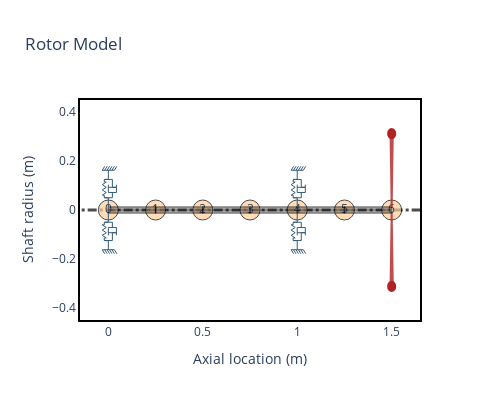

The notebook cell this image was saved under:
### Markdown cell above
## Rotor Model

### Code cell
rotor = rs.Rotor(shaft_elements, disk_elements, bearing_pairs[4])
print("ROTOR DATA:\nRotor total mass = ", np.round(rotor.m, 2))
print("Rotor center of gravity =", np.round(rotor.CG, 2))
rotor.plot_rotor(width=500, height=400)

### Figure 1 — Plotly figure (JSON) as saved in the notebook; plotly's stock layout.template omitted (floating-point values rounded to 4 significant figures)
{"data": [{"hoverinfo": "none", "line": {"color": "black", "dash": "dashdot", "width": 3}, "mode": "lines", "opacity": 0.7, "showlegend": false, "type": "scatter", "x": [-0.3, 1.8], "y": [0, 0]}, {"hoverinfo": "none", "marker": {"color": "#ffcc99", "line": {"color": "black", "width": 1}, "opacity": 0.7, "size": 20}, "mode": "markers+text", "showlegend": false, "text": ["0", "1", "2", "3", "4", "5", "6"], "type": "scatter", "x": [0, 0.25, 0.5, 0.75, 1, 1.25, 1.5], "y": [0, 0, 0, 0, 0, 0, 0]}, {"customdata": [[0, 0.025, 0, 0.025, 0, 0.25, "steel"], [0, 0.025, 0, 0.025, 0, 0.25, "steel"], [0, 0.025, 0, 0.025, 0, 0.25, "steel"], [0, 0.025, 0, 0.025, 0, 0.25, "steel"], [0, 0.025, 0, 0.025, 0, 0.25, "steel"], [0, 0.025, 0, 0.025, 0, 0.25, "steel"], [0, 0.025, 0, 0.025, 0, 0.25, "steel"], [0, 0.025, 0, 0.025, 0, 0.25, "steel"], [0, 0.025, 0, 0.025, 0, 0.25, "steel"], [0, 0.025, 0, 0.025, 0, 0.25, "steel"]], "fill": "toself", "fillcolor": "#525252", "hoverinfo": "text", "hoverlabel": {"bgcolor": "#525252"}, "hoveron": "points+fills", "hovertemplate": "Element Number: 0<br>Left Outer Diameter: 0.025 m<br>Left Inner Diameter: 0.0 m<br>Right Outer Diameter: 0.025 m<br>Right Inner Diameter: 0.0 m<br>Element Length: 0.25 m<br>Material: steel<br>", "legendgroup": "Shaft", "line": {"color": "black", "width": 1.5}, "mode": "lines", "name": "ShaftElement 0", "opacity": 0.5, "showlegend": false, "text": "Element Number: 0<br>Left Outer Diameter: 0.025 m<br>Left Inner Diameter: 0.0 m<br>Right Outer Diameter: 0.025 m<br>Right Inner Diameter: 0.0 m<br>Element Length: 0.25 m<br>Material: steel<br>", "type": "scatter", "x": [0, 0, 0.25, 0.25, 0, 0, 0, 0.25, 0.25, 0], "y": [0, 0.0125, 0.0125, 0, 0, 0, -0.0125, -0.0125, 0, 0]}, {"customdata": [[1, 0.025, 0, 0.025, 0, 0.25, "steel"], [1, 0.025, 0, 0.025, 0, 0.25, "steel"], [1, 0.025, 0, 0.025, 0, 0.25, "steel"], [1, 0.025, 0, 0.025, 0, 0.25, "steel"], [1, 0.025, 0, 0.025, 0, 0.25, "steel"], [1, 0.025, 0, 0.025, 0, 0.25, "steel"], [1, 0.025, 0, 0.025, 0, 0.25, "steel"], [1, 0.025, 0, 0.025, 0, 0.25, "steel"], [1, 0.025, 0, 0.025, 0, 0.25, "steel"], [1, 0.025, 0, 0.025, 0, 0.25, "steel"]], "fill": "toself", "fillcolor": "#525252", "hoverinfo": "text", "hoverlabel": {"bgcolor": "#525252"}, "hoveron": "points+fills", "hovertemplate": "Element Number: 1<br>Left Outer Diameter: 0.025 m<br>Left Inner Diameter: 0.0 m<br>Right Outer Diameter: 0.025 m<br>Right Inner Diameter: 0.0 m<br>Element Length: 0.25 m<br>Material: steel<br>", "legendgroup": "Shaft", "line": {"color": "black", "width": 1.5}, "mode": "lines", "name": "ShaftElement 1", "opacity": 0.5, "showlegend": false, "text": "Element Number: 1<br>Left Outer Diameter: 0.025 m<br>Left Inner Diameter: 0.0 m<br>Right Outer Diameter: 0.025 m<br>Right Inner Diameter: 0.0 m<br>Element Length: 0.25 m<br>Material: steel<br>", "type": "scatter", "x": [0.25, 0.25, 0.5, 0.5, 0.25, 0.25, 0.25, 0.5, 0.5, 0.25], "y": [0, 0.0125, 0.0125, 0, 0, 0, -0.0125, -0.0125, 0, 0]}, {"customdata": [[2, 0.025, 0, 0.025, 0, 0.25, "steel"], [2, 0.025, 0, 0.025, 0, 0.25, "steel"], [2, 0.025, 0, 0.025, 0, 0.25, "steel"], [2, 0.025, 0, 0.025, 0, 0.25, "steel"], [2, 0.025, 0, 0.025, 0, 0.25, "steel"], [2, 0.025, 0, 0.025, 0, 0.25, "steel"], [2, 0.025, 0, 0.025, 0, 0.25, "steel"], [2, 0.025, 0, 0.025, 0, 0.25, "steel"], [2, 0.025, 0, 0.025, 0, 0.25, "steel"], [2, 0.025, 0, 0.025, 0, 0.25, "steel"]], "fill": "toself", "fillcolor": "#525252", "hoverinfo": "text", "hoverlabel": {"bgcolor": "#525252"}, "hoveron": "points+fills", "hovertemplate": "Element Number: 2<br>Left Outer Diameter: 0.025 m<br>Left Inner Diameter: 0.0 m<br>Right Outer Diameter: 0.025 m<br>Right Inner Diameter: 0.0 m<br>Element Length: 0.25 m<br>Material: steel<br>", "legendgroup": "Shaft", "line": {"color": "black", "width": 1.5}, "mode": "lines", "name": "ShaftElement 2", "opacity": 0.5, "showlegend": false, "text": "Element Number: 2<br>Left Outer Diameter: 0.025 m<br>Left Inner Diameter: 0.0 m<br>Right Outer Diameter: 0.025 m<br>Right Inner Diameter: 0.0 m<br>Element Length: 0.25 m<br>Material: steel<br>", "type": "scatter", "x": [0.5, 0.5, 0.75, 0.75, 0.5, 0.5, 0.5, 0.75, 0.75, 0.5], "y": [0, 0.0125, 0.0125, 0, 0, 0, -0.0125, -0.0125, 0, 0]}, {"customdata": [[3, 0.025, 0, 0.025, 0, 0.25, "steel"], [3, 0.025, 0, 0.025, 0, 0.25, "steel"], [3, 0.025, 0, 0.025, 0, 0.25, "steel"], [3, 0.025, 0, 0.025, 0, 0.25, "steel"], [3, 0.025, 0, 0.025, 0, 0.25, "steel"], [3, 0.025, 0, 0.025, 0, 0.25, "steel"], [3, 0.025, 0, 0.025, 0, 0.25, "steel"], [3, 0.025, 0, 0.025, 0, 0.25, "steel"], [3, 0.025, 0, 0.025, 0, 0.25, "steel"], [3, 0.025, 0, 0.025, 0, 0.25, "steel"]], "fill": "toself", "fillcolor": "#525252", "hoverinfo": "text", "hoverlabel": {"bgcolor": "#525252"}, "hoveron": "points+fills", "hovertemplate": "Element Number: 3<br>Left Outer Diameter: 0.025 m<br>Left Inner Diameter: 0.0 m<br>Right Outer Diameter: 0.025 m<br>Right Inner Diameter: 0.0 m<br>Element Length: 0.25 m<br>Material: steel<br>", "legendgroup": "Shaft", "line": {"color": "black", "width": 1.5}, "mode": "lines", "name": "ShaftElement 3", "opacity": 0.5, "showlegend": false, "text": "Element Number: 3<br>Left Outer Diameter: 0.025 m<br>Left Inner Diameter: 0.0 m<br>Right Outer Diameter: 0.025 m<br>Right Inner Diameter: 0.0 m<br>Element Length: 0.25 m<br>Material: steel<br>", "type": "scatter", "x": [0.75, 0.75, 1, 1, 0.75, 0.75, 0.75, 1, 1, 0.75], "y": [0, 0.0125, 0.0125, 0, 0, 0, -0.0125, -0.0125, 0, 0]}, {"customdata": [[4, 0.025, 0, 0.025, 0, 0.25, "steel"], [4, 0.025, 0, 0.025, 0, 0.25, "steel"], [4, 0.025, 0, 0.025, 0, 0.25, "steel"], [4, 0.025, 0, 0.025, 0, 0.25, "steel"], [4, 0.025, 0, 0.025, 0, 0.25, "steel"], [4, 0.025, 0, 0.025, 0, 0.25, "steel"], [4, 0.025, 0, 0.025, 0, 0.25, "steel"], [4, 0.025, 0, 0.025, 0, 0.25, "steel"], [4, 0.025, 0, 0.025, 0, 0.25, "steel"], [4, 0.025, 0, 0.025, 0, 0.25, "steel"]], "fill": "toself", "fillcolor": "#525252", "hoverinfo": "text", "hoverlabel": {"bgcolor": "#525252"}, "hoveron": "points+fills", "hovertemplate": "Element Number: 4<br>Left Outer Diameter: 0.025 m<br>Left Inner Diameter: 0.0 m<br>Right Outer Diameter: 0.025 m<br>Right Inner Diameter: 0.0 m<br>Element Length: 0.25 m<br>Material: steel<br>", "legendgroup": "Shaft", "line": {"color": "black", "width": 1.5}, "mode": "lines", "name": "ShaftElement 4", "opacity": 0.5, "showlegend": false, "text": "Element Number: 4<br>Left Outer Diameter: 0.025 m<br>Left Inner Diameter: 0.0 m<br>Right Outer Diameter: 0.025 m<br>Right Inner Diameter: 0.0 m<br>Element Length: 0.25 m<br>Material: steel<br>", "type": "scatter", "x": [1, 1, 1.25, 1.25, 1, 1, 1, 1.25, 1.25, 1], "y": [0, 0.0125, 0.0125, 0, 0, 0, -0.0125, -0.0125, 0, 0]}, {"customdata": [[5, 0.025, 0, 0.025, 0, 0.25, "steel"], [5, 0.025, 0, 0.025, 0, 0.25, "steel"], [5, 0.025, 0, 0.025, 0, 0.25, "steel"], [5, 0.025, 0, 0.025, 0, 0.25, "steel"], [5, 0.025, 0, 0.025, 0, 0.25, "steel"], [5, 0.025, 0, 0.025, 0, 0.25, "steel"], [5, 0.025, 0, 0.025, 0, 0.25, "steel"], [5, 0.025, 0, 0.025, 0, 0.25, "steel"], [5, 0.025, 0, 0.025, 0, 0.25, "steel"], [5, 0.025, 0, 0.025, 0, 0.25, "steel"]], "fill": "toself", "fillcolor": "#525252", "hoverinfo": "text", "hoverlabel": {"bgcolor": "#525252"}, "hoveron": "points+fills", "hovertemplate": "Element Number: 5<br>Left Outer Diameter: 0.025 m<br>Left Inner Diameter: 0.0 m<br>Right Outer Diameter: 0.025 m<br>Right Inner Diameter: 0.0 m<br>Element Length: 0.25 m<br>Material: steel<br>", "legendgroup": "Shaft", "line": {"color": "black", "width": 1.5}, "mode": "lines", "name": "ShaftElement 5", "opacity": 0.5, "showlegend": false, "text": "Element Number: 5<br>Left Outer Diameter: 0.025 m<br>Left Inner Diameter: 0.0 m<br>Right Outer Diameter: 0.025 m<br>Right Inner Diameter: 0.0 m<br>Element Length: 0.25 m<br>Material: steel<br>", "type": "scatter", "x": [1.25, 1.25, 1.5, 1.5, 1.25, 1.25, 1.25, 1.5, 1.5, 1.25], "y": [0, 0.0125, 0.0125, 0, 0, 0, -0.0125, -0.0125, 0, 0]}, {"customdata": [[6, 0.12, 0.062, 15.3], [6, 0.12, 0.062, 15.3], [6, 0.12, 0.062, 15.3], [6, 0.12, 0.062, 15.3], [6, 0.12, 0.062, 15.3], [6, 0.12, 0.062, 15.3], [6, 0.12, 0.062, 15.3], [6, 0.12, 0.062, 15.3], [6, 0.12, 0.062, 15.3]], "fill": "toself", "fillcolor": "Firebrick", "hoverinfo": "text", "hoverlabel": {"bgcolor": "Firebrick"}, "hoveron": "points+fills", "hovertemplate": "Disk Node: 6<br>Polar Inertia: 1.200e-01<br>Diametral Inertia: 6.200e-02<br>Disk mass: 15.300<br>", "legendgroup": "disks", "line": {"color": "Firebrick", "width": 2}, "mode": "lines", "name": "Disk 0", "opacity": 0.8, "showlegend": false, "text": "Disk Node: 6<br>Polar Inertia: 1.200e-01<br>Diametral Inertia: 6.200e-02<br>Disk mass: 15.300<br>", "type": "scatter", "x": [1.5, 1.506, 1.494, 1.5, null, 1.5, 1.506, 1.494, 1.5], "y": [0.0125, 0.3125, 0.3125, 0.0125, null, -0.0125, -0.3125, -0.3125, -0.0125]}, {"hoverinfo": "none", "legendgroup": "bearings", "line": {"color": "#355d7a", "width": 1}, "mode": "lines", "name": "Bearing 0", "showlegend": false, "type": "scatter", "x": [0, 0, -0.02143, 0.02143], "y": [0.0125, 0.05, 0.05, 0.05]}, {"hoverinfo": "none", "legendgroup": "bearings", "line": {"color": "#355d7a", "width": 1}, "mode": "lines", "name": "Bearing 0", "showlegend": false, "type": "scatter", "x": [0, 0, -0.02143, 0.02143], "y": [-0.0125, -0.05, -0.05, -0.05]}, {"hoverinfo": "none", "legendgroup": "bearings", "line": {"color": "#355d7a", "width": 1}, "mode": "lines", "name": "Bearing 0", "showlegend": false, "type": "scatter", "x": [0, 0, -0.02143, 0.02143], "y": [0.1625, 0.125, 0.125, 0.125]}, {"hoverinfo": "none", "legendgroup": "bearings", "line": {"color": "#355d7a", "width": 1}, "mode": "lines", "name": "Bearing 0", "showlegend": false, "type": "scatter", "x": [0, 0, -0.02143, 0.02143], "y": [-0.1625, -0.125, -0.125, -0.125]}, {"hoverinfo": "none", "legendgroup": "bearings", "line": {"color": "#355d7a", "width": 1}, "mode": "lines", "name": "Bearing 0", "showlegend": false, "type": "scatter", "x": [-0.03214, 0.03214], "y": [0.1625, 0.1625]}, {"hoverinfo": "none", "legendgroup": "bearings", "line": {"color": "#355d7a", "width": 1}, "mode": "lines", "name": "Bearing 0", "showlegend": false, "type": "scatter", "x": [-0.03214, 0.03214], "y": [-0.1625, -0.1625]}, {"hoverinfo": "none", "legendgroup": "bearings", "line": {"color": "#355d7a", "width": 1}, "mode": "lines", "name": "Bearing 0", "showlegend": false, "type": "scatter", "x": [-0.03214, -0.01929], "y": [0.1625, 0.1788]}, {"hoverinfo": "none", "legendgroup": "bearings", "line": {"color": "#355d7a", "width": 1}, "mode": "lines", "name": "Bearing 0", "showlegend": false, "type": "scatter", "x": [-0.03214, -0.01929], "y": [-0.1625, -0.1788]}, {"hoverinfo": "none", "legendgroup": "bearings", "line": {"color": "#355d7a", "width": 1}, "mode": "lines", "name": "Bearing 0", "showlegend": false, "type": "scatter", "x": [-0.01929, -0.006429], "y": [0.1625, 0.1788]}, {"hoverinfo": "none", "legendgroup": "bearings", "line": {"color": "#355d7a", "width": 1}, "mode": "lines", "name": "Bearing 0", "showlegend": false, "type": "scatter", "x": [-0.01929, -0.006429], "y": [-0.1625, -0.1788]}, {"hoverinfo": "none", "legendgroup": "bearings", "line": {"color": "#355d7a", "width": 1}, "mode": "lines", "name": "Bearing 0", "showlegend": false, "type": "scatter", "x": [-0.006429, 0.006429], "y": [0.1625, 0.1788]}, {"hoverinfo": "none", "legendgroup": "bearings", "line": {"color": "#355d7a", "width": 1}, "mode": "lines", "name": "Bearing 0", "showlegend": false, "type": "scatter", "x": [-0.006429, 0.006429], "y": [-0.1625, -0.1788]}, {"hoverinfo": "none", "legendgroup": "bearings", "line": {"color": "#355d7a", "width": 1}, "mode": "lines", "name": "Bearing 0", "showlegend": false, "type": "scatter", "x": [0.006429, 0.01929], "y": [0.1625, 0.1788]}, {"hoverinfo": "none", "legendgroup": "bearings", "line": {"color": "#355d7a", "width": 1}, "mode": "lines", "name": "Bearing 0", "showlegend": false, "type": "scatter", "x": [0.006429, 0.01929], "y": [-0.1625, -0.1788]}, {"hoverinfo": "none", "legendgroup": "bearings", "line": {"color": "#355d7a", "width": 1}, "mode": "lines", "name": "Bearing 0", "showlegend": false, "type": "scatter", "x": [0.01929, 0.03214], "y": [0.1625, 0.1788]}, {"hoverinfo": "none", "legendgroup": "bearings", "line": {"color": "#355d7a", "width": 1}, "mode": "lines", "name": "Bearing 0", "showlegend": false, "type": "scatter", "x": [0.01929, 0.03214], "y": [-0.1625, -0.1788]}, {"hoverinfo": "none", "legendgroup": "bearings", "line": {"color": "#355d7a", "width": 1}, "mode": "lines", "name": "Bearing 0", "showlegend": false, "type": "scatter", "x": [0.03214, 0.045], "y": [0.1625, 0.1788]}, {"hoverinfo": "none", "legendgroup": "bearings", "line": {"color": "#355d7a", "width": 1}, "mode": "lines", "name": "Bearing 0", "showlegend": false, "type": "scatter", "x": [0.03214, 0.045], "y": [-0.1625, -0.1788]}, {"hoverinfo": "none", "legendgroup": "bearings", "line": {"color": "#355d7a", "width": 1}, "mode": "lines", "name": "Bearing 0", "showlegend": false, "type": "scatter", "x": [-0.02143, -0.02143, -0.03214, -0.01071, -0.03214, -0.01071, -0.03214, -0.01071, -0.02143, -0.02143], "y": [0.05, 0.06071, 0.06071, 0.07143, 0.08214, 0.09286, 0.1036, 0.1143, 0.1143, 0.125]}, {"hoverinfo": "none", "legendgroup": "bearings", "line": {"color": "#355d7a", "width": 1}, "mode": "lines", "name": "Bearing 0", "showlegend": false, "type": "scatter", "x": [-0.02143, -0.02143, -0.03214, -0.01071, -0.03214, -0.01071, -0.03214, -0.01071, -0.02143, -0.02143], "y": [-0.05, -0.06071, -0.06071, -0.07143, -0.08214, -0.09286, -0.1036, -0.1143, -0.1143, -0.125]}, {"hoverinfo": "none", "legendgroup": "bearings", "line": {"color": "#355d7a", "width": 1}, "mode": "lines", "name": "Bearing 0", "showlegend": false, "type": "scatter", "x": [0.02143, 0.02143], "y": [0.05, 0.07143]}, {"hoverinfo": "none", "legendgroup": "bearings", "line": {"color": "#355d7a", "width": 1}, "mode": "lines", "name": "Bearing 0", "showlegend": false, "type": "scatter", "x": [0.02143, 0.02143], "y": [-0.05, -0.07143]}, {"hoverinfo": "none", "legendgroup": "bearings", "line": {"color": "#355d7a", "width": 1}, "mode": "lines", "name": "Bearing 0", "showlegend": false, "type": "scatter", "x": [0, 0, 0.04286, 0.04286], "y": [0.1036, 0.07143, 0.07143, 0.1036]}, {"hoverinfo": "none", "legendgroup": "bearings", "line": {"color": "#355d7a", "width": 1}, "mode": "lines", "name": "Bearing 0", "showlegend": false, "type": "scatter", "x": [0, 0, 0.04286, 0.04286], "y": [-0.1036, -0.07143, -0.07143, -0.1036]}, {"hoverinfo": "none", "legendgroup": "bearings", "line": {"color": "#355d7a", "width": 1}, "mode": "lines", "name": "Bearing 0", "showlegend": false, "type": "scatter", "x": [0, 0.04286, 0.02143, 0.02143], "y": [0.09286, 0.09286, 0.09286, 0.125]}, {"hoverinfo": "none", "legendgroup": "bearings", "line": {"color": "#355d7a", "width": 1}, "mode": "lines", "name": "Bearing 0", "showlegend": false, "type": "scatter", "x": [0, 0.04286, 0.02143, 0.02143], "y": [-0.09286, -0.09286, -0.09286, -0.125]}, {"hoverinfo": "none", "legendgroup": "bearings", "line": {"color": "#355d7a", "width": 1}, "mode": "lines", "name": "Bearing 1", "showlegend": false, "type": "scatter", "x": [1, 1, 0.9786, 1.021], "y": [0.0125, 0.05, 0.05, 0.05]}, {"hoverinfo": "none", "legendgroup": "bearings", "line": {"color": "#355d7a", "width": 1}, "mode": "lines", "name": "Bearing 1", "showlegend": false, "type": "scatter", "x": [1, 1, 0.9786, 1.021], "y": [-0.0125, -0.05, -0.05, -0.05]}, {"hoverinfo": "none", "legendgroup": "bearings", "line": {"color": "#355d7a", "width": 1}, "mode": "lines", "name": "Bearing 1", "showlegend": false, "type": "scatter", "x": [1, 1, 0.9786, 1.021], "y": [0.1625, 0.125, 0.125, 0.125]}, {"hoverinfo": "none", "legendgroup": "bearings", "line": {"color": "#355d7a", "width": 1}, "mode": "lines", "name": "Bearing 1", "showlegend": false, "type": "scatter", "x": [1, 1, 0.9786, 1.021], "y": [-0.1625, -0.125, -0.125, -0.125]}, {"hoverinfo": "none", "legendgroup": "bearings", "line": {"color": "#355d7a", "width": 1}, "mode": "lines", "name": "Bearing 1", "showlegend": false, "type": "scatter", "x": [0.9679, 1.032], "y": [0.1625, 0.1625]}, {"hoverinfo": "none", "legendgroup": "bearings", "line": {"color": "#355d7a", "width": 1}, "mode": "lines", "name": "Bearing 1", "showlegend": false, "type": "scatter", "x": [0.9679, 1.032], "y": [-0.1625, -0.1625]}, {"hoverinfo": "none", "legendgroup": "bearings", "line": {"color": "#355d7a", "width": 1}, "mode": "lines", "name": "Bearing 1", "showlegend": false, "type": "scatter", "x": [0.9679, 0.9807], "y": [0.1625, 0.1788]}, {"hoverinfo": "none", "legendgroup": "bearings", "line": {"color": "#355d7a", "width": 1}, "mode": "lines", "name": "Bearing 1", "showlegend": false, "type": "scatter", "x": [0.9679, 0.9807], "y": [-0.1625, -0.1788]}, {"hoverinfo": "none", "legendgroup": "bearings", "line": {"color": "#355d7a", "width": 1}, "mode": "lines", "name": "Bearing 1", "showlegend": false, "type": "scatter", "x": [0.9807, 0.9936], "y": [0.1625, 0.1788]}, {"hoverinfo": "none", "legendgroup": "bearings", "line": {"color": "#355d7a", "width": 1}, "mode": "lines", "name": "Bearing 1", "showlegend": false, "type": "scatter", "x": [0.9807, 0.9936], "y": [-0.1625, -0.1788]}, {"hoverinfo": "none", "legendgroup": "bearings", "line": {"color": "#355d7a", "width": 1}, "mode": "lines", "name": "Bearing 1", "showlegend": false, "type": "scatter", "x": [0.9936, 1.006], "y": [0.1625, 0.1788]}, {"hoverinfo": "none", "legendgroup": "bearings", "line": {"color": "#355d7a", "width": 1}, "mode": "lines", "name": "Bearing 1", "showlegend": false, "type": "scatter", "x": [0.9936, 1.006], "y": [-0.1625, -0.1788]}, {"hoverinfo": "none", "legendgroup": "bearings", "line": {"color": "#355d7a", "width": 1}, "mode": "lines", "name": "Bearing 1", "showlegend": false, "type": "scatter", "x": [1.006, 1.019], "y": [0.1625, 0.1788]}, {"hoverinfo": "none", "legendgroup": "bearings", "line": {"color": "#355d7a", "width": 1}, "mode": "lines", "name": "Bearing 1", "showlegend": false, "type": "scatter", "x": [1.006, 1.019], "y": [-0.1625, -0.1788]}, {"hoverinfo": "none", "legendgroup": "bearings", "line": {"color": "#355d7a", "width": 1}, "mode": "lines", "name": "Bearing 1", "showlegend": false, "type": "scatter", "x": [1.019, 1.032], "y": [0.1625, 0.1788]}, {"hoverinfo": "none", "legendgroup": "bearings", "line": {"color": "#355d7a", "width": 1}, "mode": "lines", "name": "Bearing 1", "showlegend": false, "type": "scatter", "x": [1.019, 1.032], "y": [-0.1625, -0.1788]}, {"hoverinfo": "none", "legendgroup": "bearings", "line": {"color": "#355d7a", "width": 1}, "mode": "lines", "name": "Bearing 1", "showlegend": false, "type": "scatter", "x": [1.032, 1.045], "y": [0.1625, 0.1788]}, {"hoverinfo": "none", "legendgroup": "bearings", "line": {"color": "#355d7a", "width": 1}, "mode": "lines", "name": "Bearing 1", "showlegend": false, "type": "scatter", "x": [1.032, 1.045], "y": [-0.1625, -0.1788]}, {"hoverinfo": "none", "legendgroup": "bearings", "line": {"color": "#355d7a", "width": 1}, "mode": "lines", "name": "Bearing 1", "showlegend": false, "type": "scatter", "x": [0.9786, 0.9786, 0.9679, 0.9893, 0.9679, 0.9893, 0.9679, 0.9893, 0.9786, 0.9786], "y": [0.05, 0.06071, 0.06071, 0.07143, 0.08214, 0.09286, 0.1036, 0.1143, 0.1143, 0.125]}, {"hoverinfo": "none", "legendgroup": "bearings", "line": {"color": "#355d7a", "width": 1}, "mode": "lines", "name": "Bearing 1", "showlegend": false, "type": "scatter", "x": [0.9786, 0.9786, 0.9679, 0.9893, 0.9679, 0.9893, 0.9679, 0.9893, 0.9786, 0.9786], "y": [-0.05, -0.06071, -0.06071, -0.07143, -0.08214, -0.09286, -0.1036, -0.1143, -0.1143, -0.125]}, {"hoverinfo": "none", "legendgroup": "bearings", "line": {"color": "#355d7a", "width": 1}, "mode": "lines", "name": "Bearing 1", "showlegend": false, "type": "scatter", "x": [1.021, 1.021], "y": [0.05, 0.07143]}, {"hoverinfo": "none", "legendgroup": "bearings", "line": {"color": "#355d7a", "width": 1}, "mode": "lines", "name": "Bearing 1", "showlegend": false, "type": "scatter", "x": [1.021, 1.021], "y": [-0.05, -0.07143]}, {"hoverinfo": "none", "legendgroup": "bearings", "line": {"color": "#355d7a", "width": 1}, "mode": "lines", "name": "Bearing 1", "showlegend": false, "type": "scatter", "x": [1.0, 1.0, 1.043, 1.043], "y": [0.1036, 0.07143, 0.07143, 0.1036]}, {"hoverinfo": "none", "legendgroup": "bearings", "line": {"color": "#355d7a", "width": 1}, "mode": "lines", "name": "Bearing 1", "showlegend": false, "type": "scatter", "x": [1.0, 1.0, 1.043, 1.043], "y": [-0.1036, -0.07143, -0.07143, -0.1036]}, {"hoverinfo": "none", "legendgroup": "bearings", "line": {"color": "#355d7a", "width": 1}, "mode": "lines", "name": "Bearing 1", "showlegend": false, "type": "scatter", "x": [1.0, 1.043, 1.021, 1.021], "y": [0.09286, 0.09286, 0.09286, 0.125]}, {"hoverinfo": "none", "legendgroup": "bearings", "line": {"color": "#355d7a", "width": 1}, "mode": "lines", "name": "Bearing 1", "showlegend": false, "type": "scatter", "x": [1.0, 1.043, 1.021, 1.021], "y": [-0.09286, -0.09286, -0.09286, -0.125]}], "layout": {"height": 400, "shapes": [{"fillcolor": "Firebrick", "line": {"color": "Firebrick"}, "type": "circle", "x0": 1.481, "x1": 1.519, "xref": "x", "y0": 0.2938, "y1": 0.3312, "yref": "y"}, {"fillcolor": "Firebrick", "line": {"color": "Firebrick"}, "type": "circle", "x0": 1.481, "x1": 1.519, "xref": "x", "y0": -0.3312, "y1": -0.2938, "yref": "y"}], "title": {"text": "Rotor Model"}, "width": 500, "xaxis": {"mirror": true, "range": [-0.15, 1.65], "showgrid": false, "title": {"text": "Axial location (m)"}}, "yaxis": {"mirror": true, "range": [-0.45, 0.45], "showgrid": false, "title": {"text": "Shaft radius (m)"}}}}
